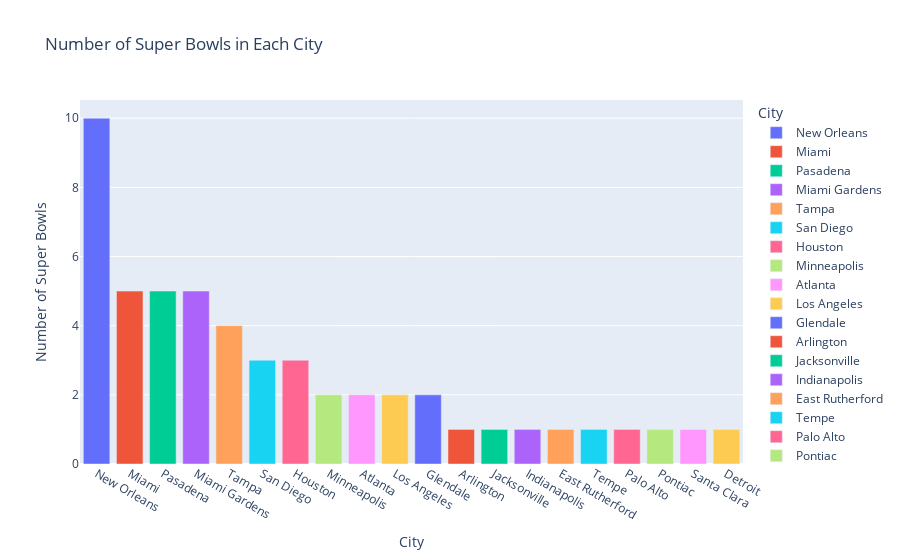

The code cell stored with this chart in its notebook:
### Markdown cell above
## 10. The most hosted Cities for the Super Bowl Games

### Code cell
# Count occurrences of each city
city_counts = super_bowls['city'].value_counts().reset_index()

# Rename the columns for clarity
city_counts.columns = ['City', 'Number of Super Bowls']

# Create a bar plot using Plotly Express
fig = px.bar(city_counts, x='City', y='Number of Super Bowls', color='City', 
             title='Number of Super Bowls in Each City')
fig.show()

print(city_counts.head())

### Figure 1 — Plotly figure (JSON) as saved in the notebook; plotly's stock layout.template omitted (floating-point values rounded to 4 significant figures)
{"data": [{"alignmentgroup": "True", "hovertemplate": "City=%{x}<br>Number of Super Bowls=%{y}<extra></extra>", "legendgroup": "New Orleans", "marker": {"color": "#636efa", "pattern": {"shape": ""}}, "name": "New Orleans", "offsetgroup": "New Orleans", "orientation": "v", "showlegend": true, "textposition": "auto", "type": "bar", "x": ["New Orleans"], "xaxis": "x", "y": [10], "yaxis": "y"}, {"alignmentgroup": "True", "hovertemplate": "City=%{x}<br>Number of Super Bowls=%{y}<extra></extra>", "legendgroup": "Miami", "marker": {"color": "#EF553B", "pattern": {"shape": ""}}, "name": "Miami", "offsetgroup": "Miami", "orientation": "v", "showlegend": true, "textposition": "auto", "type": "bar", "x": ["Miami"], "xaxis": "x", "y": [5], "yaxis": "y"}, {"alignmentgroup": "True", "hovertemplate": "City=%{x}<br>Number of Super Bowls=%{y}<extra></extra>", "legendgroup": "Pasadena", "marker": {"color": "#00cc96", "pattern": {"shape": ""}}, "name": "Pasadena", "offsetgroup": "Pasadena", "orientation": "v", "showlegend": true, "textposition": "auto", "type": "bar", "x": ["Pasadena"], "xaxis": "x", "y": [5], "yaxis": "y"}, {"alignmentgroup": "True", "hovertemplate": "City=%{x}<br>Number of Super Bowls=%{y}<extra></extra>", "legendgroup": "Miami Gardens", "marker": {"color": "#ab63fa", "pattern": {"shape": ""}}, "name": "Miami Gardens", "offsetgroup": "Miami Gardens", "orientation": "v", "showlegend": true, "textposition": "auto", "type": "bar", "x": ["Miami Gardens"], "xaxis": "x", "y": [5], "yaxis": "y"}, {"alignmentgroup": "True", "hovertemplate": "City=%{x}<br>Number of Super Bowls=%{y}<extra></extra>", "legendgroup": "Tampa", "marker": {"color": "#FFA15A", "pattern": {"shape": ""}}, "name": "Tampa", "offsetgroup": "Tampa", "orientation": "v", "showlegend": true, "textposition": "auto", "type": "bar", "x": ["Tampa"], "xaxis": "x", "y": [4], "yaxis": "y"}, {"alignmentgroup": "True", "hovertemplate": "City=%{x}<br>Number of Super Bowls=%{y}<extra></extra>", "legendgroup": "San Diego", "marker": {"color": "#19d3f3", "pattern": {"shape": ""}}, "name": "San Diego", "offsetgroup": "San Diego", "orientation": "v", "showlegend": true, "textposition": "auto", "type": "bar", "x": ["San Diego"], "xaxis": "x", "y": [3], "yaxis": "y"}, {"alignmentgroup": "True", "hovertemplate": "City=%{x}<br>Number of Super Bowls=%{y}<extra></extra>", "legendgroup": "Houston", "marker": {"color": "#FF6692", "pattern": {"shape": ""}}, "name": "Houston", "offsetgroup": "Houston", "orientation": "v", "showlegend": true, "textposition": "auto", "type": "bar", "x": ["Houston"], "xaxis": "x", "y": [3], "yaxis": "y"}, {"alignmentgroup": "True", "hovertemplate": "City=%{x}<br>Number of Super Bowls=%{y}<extra></extra>", "legendgroup": "Minneapolis", "marker": {"color": "#B6E880", "pattern": {"shape": ""}}, "name": "Minneapolis", "offsetgroup": "Minneapolis", "orientation": "v", "showlegend": true, "textposition": "auto", "type": "bar", "x": ["Minneapolis"], "xaxis": "x", "y": [2], "yaxis": "y"}, {"alignmentgroup": "True", "hovertemplate": "City=%{x}<br>Number of Super Bowls=%{y}<extra></extra>", "legendgroup": "Atlanta", "marker": {"color": "#FF97FF", "pattern": {"shape": ""}}, "name": "Atlanta", "offsetgroup": "Atlanta", "orientation": "v", "showlegend": true, "textposition": "auto", "type": "bar", "x": ["Atlanta"], "xaxis": "x", "y": [2], "yaxis": "y"}, {"alignmentgroup": "True", "hovertemplate": "City=%{x}<br>Number of Super Bowls=%{y}<extra></extra>", "legendgroup": "Los Angeles", "marker": {"color": "#FECB52", "pattern": {"shape": ""}}, "name": "Los Angeles", "offsetgroup": "Los Angeles", "orientation": "v", "showlegend": true, "textposition": "auto", "type": "bar", "x": ["Los Angeles"], "xaxis": "x", "y": [2], "yaxis": "y"}, {"alignmentgroup": "True", "hovertemplate": "City=%{x}<br>Number of Super Bowls=%{y}<extra></extra>", "legendgroup": "Glendale", "marker": {"color": "#636efa", "pattern": {"shape": ""}}, "name": "Glendale", "offsetgroup": "Glendale", "orientation": "v", "showlegend": true, "textposition": "auto", "type": "bar", "x": ["Glendale"], "xaxis": "x", "y": [2], "yaxis": "y"}, {"alignmentgroup": "True", "hovertemplate": "City=%{x}<br>Number of Super Bowls=%{y}<extra></extra>", "legendgroup": "Arlington", "marker": {"color": "#EF553B", "pattern": {"shape": ""}}, "name": "Arlington", "offsetgroup": "Arlington", "orientation": "v", "showlegend": true, "textposition": "auto", "type": "bar", "x": ["Arlington"], "xaxis": "x", "y": [1], "yaxis": "y"}, {"alignmentgroup": "True", "hovertemplate": "City=%{x}<br>Number of Super Bowls=%{y}<extra></extra>", "legendgroup": "Jacksonville", "marker": {"color": "#00cc96", "pattern": {"shape": ""}}, "name": "Jacksonville", "offsetgroup": "Jacksonville", "orientation": "v", "showlegend": true, "textposition": "auto", "type": "bar", "x": ["Jacksonville"], "xaxis": "x", "y": [1], "yaxis": "y"}, {"alignmentgroup": "True", "hovertemplate": "City=%{x}<br>Number of Super Bowls=%{y}<extra></extra>", "legendgroup": "Indianapolis", "marker": {"color": "#ab63fa", "pattern": {"shape": ""}}, "name": "Indianapolis", "offsetgroup": "Indianapolis", "orientation": "v", "showlegend": true, "textposition": "auto", "type": "bar", "x": ["Indianapolis"], "xaxis": "x", "y": [1], "yaxis": "y"}, {"alignmentgroup": "True", "hovertemplate": "City=%{x}<br>Number of Super Bowls=%{y}<extra></extra>", "legendgroup": "East Rutherford", "marker": {"color": "#FFA15A", "pattern": {"shape": ""}}, "name": "East Rutherford", "offsetgroup": "East Rutherford", "orientation": "v", "showlegend": true, "textposition": "auto", "type": "bar", "x": ["East Rutherford"], "xaxis": "x", "y": [1], "yaxis": "y"}, {"alignmentgroup": "True", "hovertemplate": "City=%{x}<br>Number of Super Bowls=%{y}<extra></extra>", "legendgroup": "Tempe", "marker": {"color": "#19d3f3", "pattern": {"shape": ""}}, "name": "Tempe", "offsetgroup": "Tempe", "orientation": "v", "showlegend": true, "textposition": "auto", "type": "bar", "x": ["Tempe"], "xaxis": "x", "y": [1], "yaxis": "y"}, {"alignmentgroup": "True", "hovertemplate": "City=%{x}<br>Number of Super Bowls=%{y}<extra></extra>", "legendgroup": "Palo Alto", "marker": {"color": "#FF6692", "pattern": {"shape": ""}}, "name": "Palo Alto", "offsetgroup": "Palo Alto", "orientation": "v", "showlegend": true, "textposition": "auto", "type": "bar", "x": ["Palo Alto"], "xaxis": "x", "y": [1], "yaxis": "y"}, {"alignmentgroup": "True", "hovertemplate": "City=%{x}<br>Number of Super Bowls=%{y}<extra></extra>", "legendgroup": "Pontiac", "marker": {"color": "#B6E880", "pattern": {"shape": ""}}, "name": "Pontiac", "offsetgroup": "Pontiac", "orientation": "v", "showlegend": true, "textposition": "auto", "type": "bar", "x": ["Pontiac"], "xaxis": "x", "y": [1], "yaxis": "y"}, {"alignmentgroup": "True", "hovertemplate": "City=%{x}<br>Number of Super Bowls=%{y}<extra></extra>", "legendgroup": "Santa Clara", "marker": {"color": "#FF97FF", "pattern": {"shape": ""}}, "name": "Santa Clara", "offsetgroup": "Santa Clara", "orientation": "v", "showlegend": true, "textposition": "auto", "type": "bar", "x": ["Santa Clara"], "xaxis": "x", "y": [1], "yaxis": "y"}, {"alignmentgroup": "True", "hovertemplate": "City=%{x}<br>Number of Super Bowls=%{y}<extra></extra>", "legendgroup": "Detroit", "marker": {"color": "#FECB52", "pattern": {"shape": ""}}, "name": "Detroit", "offsetgroup": "Detroit", "orientation": "v", "showlegend": true, "textposition": "auto", "type": "bar", "x": ["Detroit"], "xaxis": "x", "y": [1], "yaxis": "y"}], "layout": {"barmode": "relative", "legend": {"title": {"text": "City"}, "tracegroupgap": 0}, "title": {"text": "Number of Super Bowls in Each City"}, "xaxis": {"anchor": "y", "categoryarray": ["New Orleans", "Miami", "Pasadena", "Miami Gardens", "Tampa", "San Diego", "Houston", "Minneapolis", "Atlanta", "Los Angeles", "Glendale", "Arlington", "Jacksonville", "Indianapolis", "East Rutherford", "Tempe", "Palo Alto", "Pontiac", "Santa Clara", "Detroit"], "categoryorder": "array", "domain": [0, 1], "title": {"text": "City"}}, "yaxis": {"anchor": "x", "domain": [0, 1], "title": {"text": "Number of Super Bowls"}}}}
